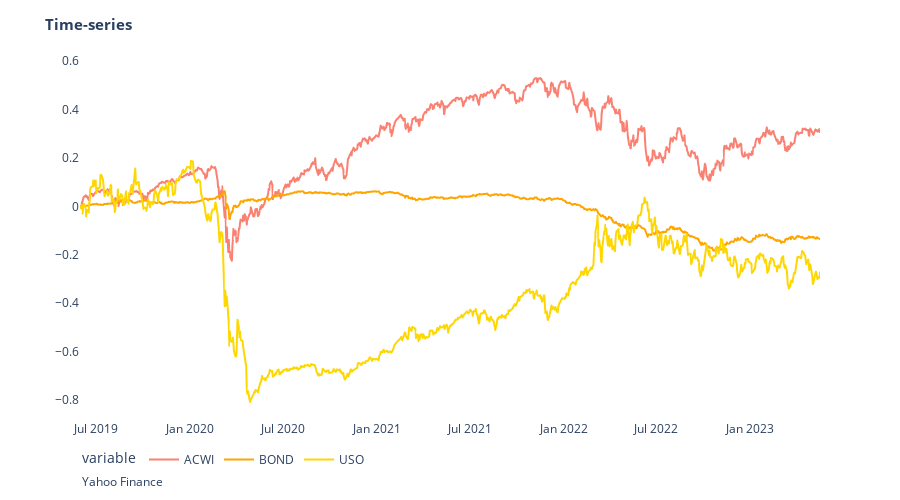

Source (notebook cell):
### Code cell
viz.line_plot(df_line, x=df_line.index, y=['ACWI', 'BOND', 'USO'], title="<b>Time-series<b>", data_source='Yahoo Finance')

### Figure 1 — Plotly figure (JSON) as saved in the notebook; plotly's stock layout.template omitted (floating-point values rounded to 4 significant figures; data arrays with more than 128 entries replaced by an {"elided": "..."} marker saying what was removed)
{"data": [{"hovertemplate": "variable=ACWI<br>Date=%{x}<br>value=%{y}<extra></extra>", "legendgroup": "ACWI", "line": {"color": "salmon", "dash": "solid"}, "marker": {"symbol": "circle"}, "mode": "lines", "name": "ACWI", "showlegend": true, "type": "scattergl", "x": {"elided": "949 str values"}, "xaxis": "x", "y": {"elided": "949 float values"}, "yaxis": "y"}, {"hovertemplate": "variable=BOND<br>Date=%{x}<br>value=%{y}<extra></extra>", "legendgroup": "BOND", "line": {"color": "orange", "dash": "solid"}, "marker": {"symbol": "circle"}, "mode": "lines", "name": "BOND", "showlegend": true, "type": "scattergl", "x": {"elided": "949 str values"}, "xaxis": "x", "y": {"elided": "949 float values"}, "yaxis": "y"}, {"hovertemplate": "variable=USO<br>Date=%{x}<br>value=%{y}<extra></extra>", "legendgroup": "USO", "line": {"color": "gold", "dash": "solid"}, "marker": {"symbol": "circle"}, "mode": "lines", "name": "USO", "showlegend": true, "type": "scattergl", "x": {"elided": "949 str values"}, "xaxis": "x", "y": {"elided": "949 float values"}, "yaxis": "y"}], "layout": {"annotations": [{"showarrow": false, "text": "Yahoo Finance", "x": 0, "xref": "paper", "y": -0.2, "yref": "paper"}], "autosize": true, "height": 500, "legend": {"orientation": "h", "title": {"text": "variable"}, "tracegroupgap": 0, "x": 0, "xanchor": "left", "y": -0.15, "yanchor": "bottom"}, "margin": {"t": 60}, "paper_bgcolor": "rgba(0,0,0,0)", "plot_bgcolor": "rgba(0,0,0,0)", "title": {"font": {"size": 15}, "text": "<b>Time-series<b>"}, "xaxis": {"anchor": "y", "domain": [0, 1], "title": {}}, "yaxis": {"anchor": "x", "domain": [0, 1], "title": {}}}}
